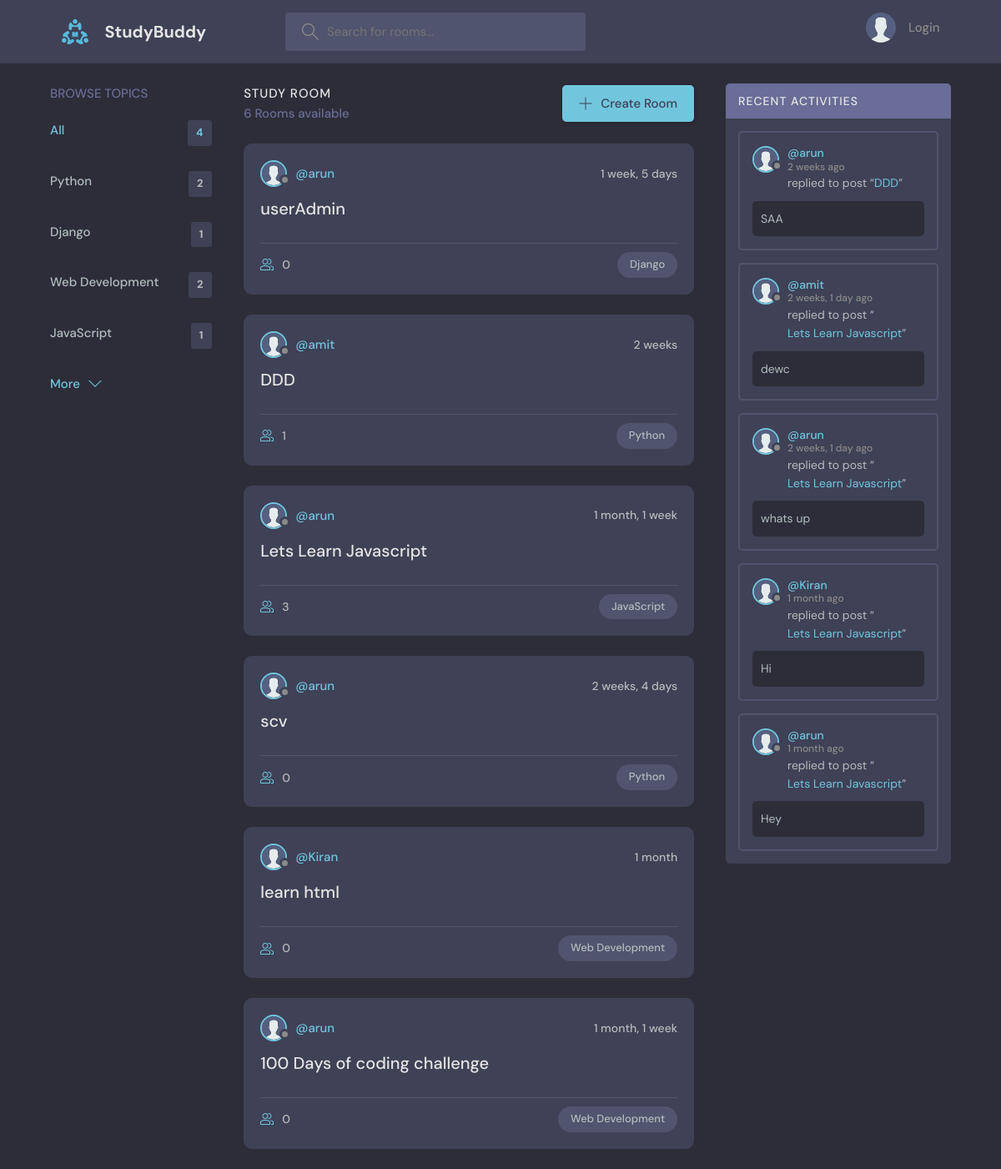
The app's page /, older data.
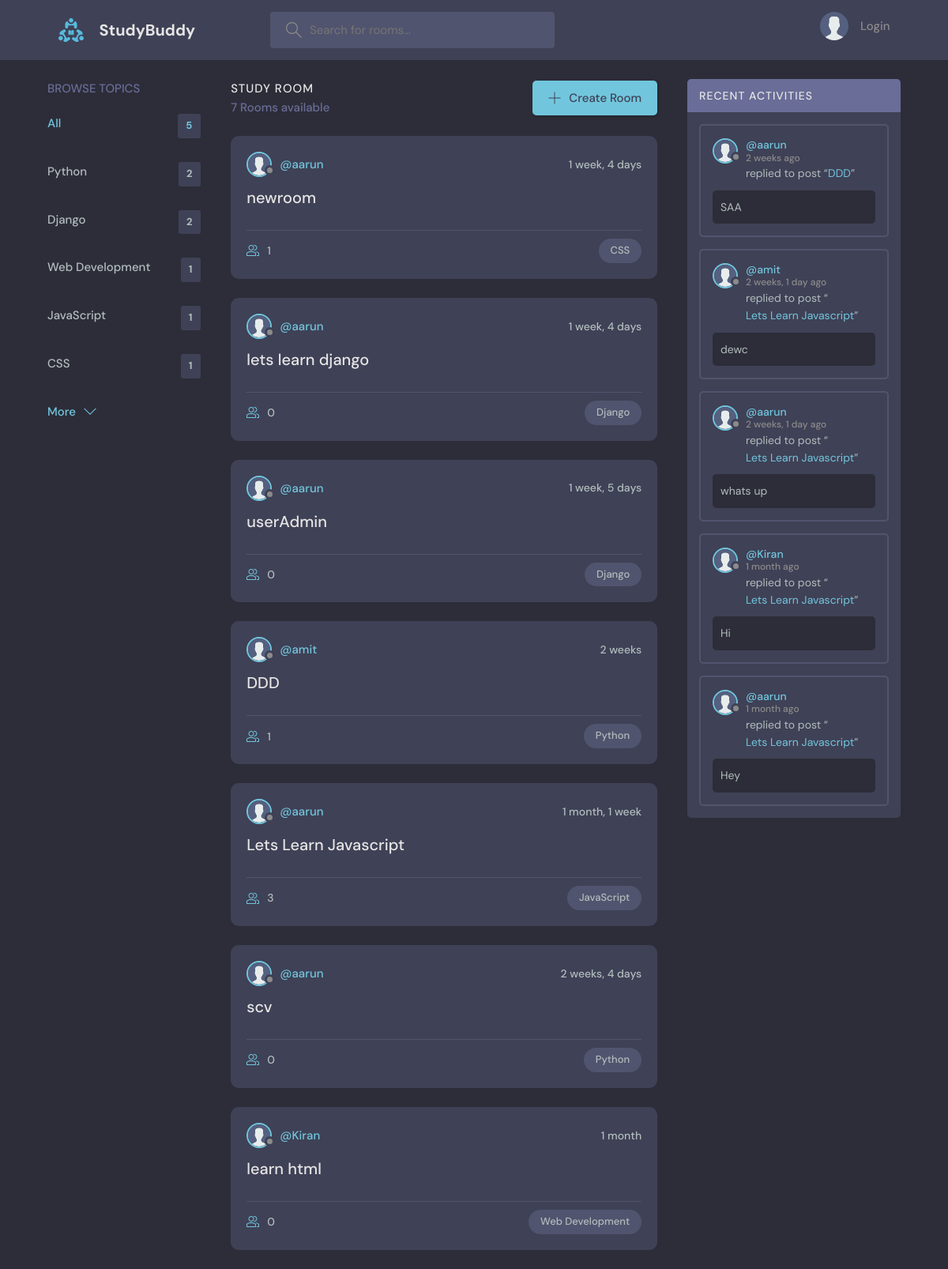
The same page, newer data.
### base/models.py (models this page shows, shortened)
class Topic(models.Model):
    name = models.CharField(max_length=200)

class Room(models.Model):
    host = models.ForeignKey(User, on_delete=models.SET_NULL, null=True)
    topic = models.ForeignKey(Topic, on_delete=models.SET_NULL, null=True)
    name = models.CharField(max_length = 200)
    description = models.TextField(null=True, blank=True)
    participants = models.ManyToManyField(User, related_name='participants', blank=True)
    updated = models.DateTimeField(auto_now=True)
    created = models.DateTimeField(auto_now_add=True)
    class Meta:
        ordering = ['-updated', '-created']
    def __str__(self):
        return self.name

class Message(models.Model):
    user = models.ForeignKey(User, on_delete=models.CASCADE)
    room = models.ForeignKey(Room, on_delete=models.CASCADE)
    body = models.TextField()
    updated = models.DateTimeField(auto_now=True)
    created = models.DateTimeField(auto_now_add=True)
    class Meta:
        ordering = ['-updated', '-created']

### base/views.py (the view)
# urls.py: path('', views.home, name = 'home'),
def home(request):
    q = request.GET.get('q') if request.GET.get('q') != None else ''
    rooms = Room.objects.filter(
        Q(topic__name__icontains=q) |
        Q(name__icontains=q) |
        Q(description__icontains=q)
        )
    topics = Topic.objects.all()[0:5]
    room_count = rooms.count()
    room_messages = Message.objects.filter(Q(room__topic__name__icontains=q))
    context = {'rooms' : rooms, 'topics': topics, 'room_count' : room_count, 'room_messages': room_messages}
    return render(request, 'base/home.html', context)

### base/templates/base/home.html (shortened to what this page needs)
{% extends 'main.html' %}
{% block content %}
<main class="layout layout--3">
  <div class="container">
    {% include 'base/topics_component.html' %}
    <div class="roomList">
      <div class="roomList__header">
        <div>
          <h2>Study Room</h2>
          <p>{{room_count}} Rooms available</p>
        </div>
        <a class="btn btn--main" href="{% url 'create-room' %}">
          <svg version="1.1" xmlns="http://www.w3.org/2000/svg" width="32" height="32" viewBox="0 0 32 32">
            <title>add</title>
            <path
              d="M16.943 0.943h-1.885v14.115h-14.115v1.885h14.115v14.115h1.885v-14.115h14.115v-1.885h-14.115v-14.115z"
            ></path>
          </svg>
          Create Room
        </a>
      </div>
    {% include 'base/feed_component.html' %}
    </div>
    {% include 'base/activity_component.html' %}
  </div>
</main>
{% endblock content %}

### base/templates/base/topics_component.html
<div class="topics">
    <div class="topics__header">
      <h2>Browse Topics</h2>
    </div>
    <ul class="topics__list">
      <li>
        <a href="{% url 'home' %}" class="active">All <span>{{topics.count}}</span></a>
      </li>
      {% for topic in topics %}
      <li>
        <a href="{% url 'home' %}?q={{topic.name}}">{{topic.name}} <span>{{topic.room_set.all.count}}</span></a>
      </li>
      {% endfor %}
    </ul>
    <a class="btn btn--link" href="{% url 'topics' %}">
      More
      <svg version="1.1" xmlns="http://www.w3.org/2000/svg" width="32" height="32" viewBox="0 0 32 32">
        <title>chevron-down</title>
        <path d="M16 21l-13-13h-3l16 16 16-16h-3l-13 13z"></path>
      </svg>
    </a>
  </div>

### base/templates/base/feed_component.html (shortened to what this page needs)
{% load static %}
{% for room in rooms%}
<div class="roomListRoom">
    <div class="roomListRoom__header">
      <a href="{% url 'user-profile' room.host.id %}" class="roomListRoom__author">
        <div class="avatar avatar--small">
          <img src="{% static 'images/avatar.svg' %}" />
        </div>
        <span>@{{room.host.username}}</span>
      </a>
      <div class="roomListRoom__actions">
        <span>{{room.created|timesince}}</span>
      </div>
    </div>
    <div class="roomListRoom__content">
      <a href="{% url 'room' room.id %}">{{room.name}}</a>
    </div>
    <div class="roomListRoom__meta">
      <a href="{% url 'room' room.id %}" class="roomListRoom__joined">
        {{room.participants.all.count}}
      </a>
      <p class="roomListRoom__topic">{{room.topic.name}}</p>
    </div>
</div>
{% endfor %}

### base/templates/base/activity_component.html (shortened to what this page needs)
{% load static %}
<div class="activities">
    <div class="activities__header">
      <h2>Recent Activities</h2>
    </div>
    {% for message in room_messages %}
    <div class="activities__box">
      <div class="activities__boxHeader roomListRoom__header">
        <a href="{% url 'user-profile' message.user.id %}" class="roomListRoom__author">
          <div class="avatar avatar--small">
            <img src="{% static 'images/avatar.svg' %}" />
          </div>
          <p>
            @{{message.user}}
            <span>{{message.created|timesince}} ago</span>
          </p>
        </a>
      </div>
      <div class="activities__boxContent">
        <p>replied to post “<a href="{% url 'room' message.room.id %}">{{message.room}}</a>”</p>
        <div class="activities__boxRoomContent">
          {{message.body}}
        </div>
      </div>
    </div>
    {% endfor %}
  </div>

Row changes from the older to the newer data that the page shows:
removed Room: host.username "arun", created "1 month, 1 week", name "100 Days of coding challenge", participants.all.count "0", topic.name "Web Development"
computed for Topic "Django": room_set.all.count "1" → "2"
computed for Topic "Web Development": room_set.all.count "2" → "1"
added Topic: name "CSS", room_set.all.count "1"
added Room: host.username "aarun", created "1 week, 4 days", name "newroom", participants.all.count "1", topic.name "CSS"
added Room: host.username "aarun", created "1 week, 4 days", name "lets learn django", participants.all.count "0", topic.name "Django"
changed through a linked row, Room "userAdmin": host.username "arun" → "aarun"
changed through a linked row, Room "Lets Learn Javascript": host.username "arun" → "aarun"
changed through a linked row, Room "scv": host.username "arun" → "aarun"
changed through a linked row, Message "SAA": user "arun" → "aarun"
changed through a linked row, Message "whats up": user "arun" → "aarun"
changed through a linked row, Message "Hey": user "arun" → "aarun"
Text that changed along with them:
{{ topics.count }}: "4" → "5"
{{ room_count }}: "6" → "7"
